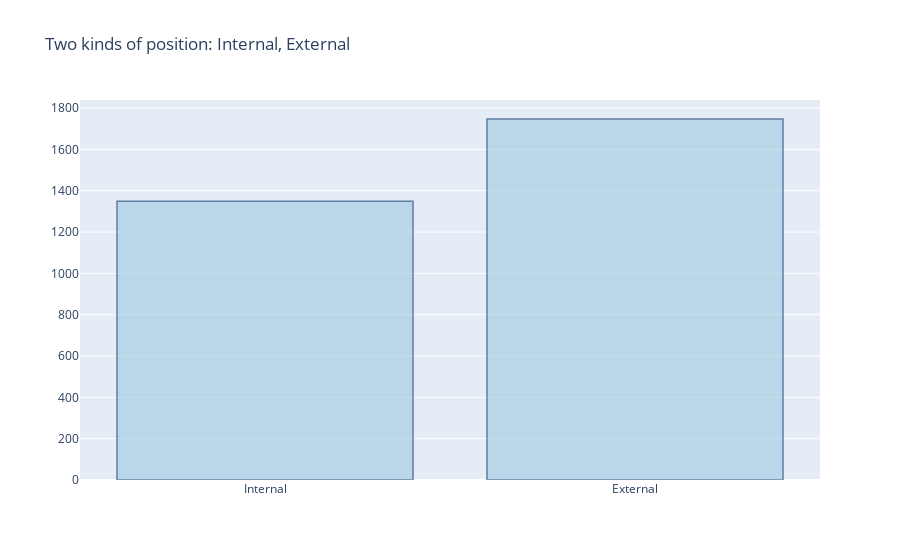

This figure's notebook cell:
### Code cell
import plotly.graph_objects as go

x = ['Internal', 'External']
y = [countType['External'], countType['Internal']]



# Use the hovertext kw argument for hover text
fig = go.Figure(data=[go.Bar(x=x, y=y,
            hovertext=[int(countType['External']), int(countType['Internal']) ])])
# Customize aspect
fig.update_traces(marker_color='rgb(158,202,225)', marker_line_color='rgb(8,48,107)',
                  marker_line_width=1.5, opacity=0.6)
fig.update_layout(title_text='Two kinds of position: Internal, External')
fig.show()

### Figure 1 — Plotly figure (JSON) as saved in the notebook; plotly's stock layout.template omitted (floating-point values rounded to 4 significant figures)
{"data": [{"hovertext": ["1349", "1747"], "marker": {"color": "rgb(158,202,225)", "line": {"color": "rgb(8,48,107)", "width": 1.5}}, "opacity": 0.6, "type": "bar", "x": ["Internal", "External"], "y": [1349, 1747]}], "layout": {"title": {"text": "Two kinds of position: Internal, External"}}}
